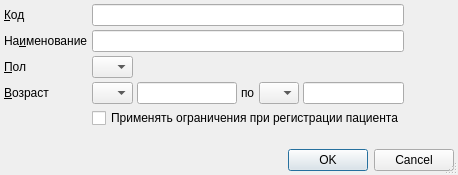
<?xml version="1.0" encoding="UTF-8"?>
<ui version="4.0">
 <class>RBNetEditorDialog</class>
 <widget class="QDialog" name="RBNetEditorDialog">
  <property name="geometry">
   <rect>
    <x>0</x>
    <y>0</y>
    <width>458</width>
    <height>175</height>
   </rect>
  </property>
  <property name="windowTitle">
   <string>ChangeMe!</string>
  </property>
  <property name="sizeGripEnabled">
   <bool>true</bool>
  </property>
  <layout class="QGridLayout">
   <property name="margin">
    <number>4</number>
   </property>
   <property name="spacing">
    <number>4</number>
   </property>
   <item row="2" column="0">
    <widget class="QLabel" name="lblSex">
     <property name="text">
      <string>&amp;Пол</string>
     </property>
     <property name="buddy">
      <cstring>cmbSex</cstring>
     </property>
    </widget>
   </item>
   <item row="1" column="6">
    <spacer>
     <property name="orientation">
      <enum>Qt::Horizontal</enum>
     </property>
     <property name="sizeHint" stdset="0">
      <size>
       <width>221</width>
       <height>20</height>
      </size>
     </property>
    </spacer>
   </item>
   <item row="3" column="1">
    <widget class="QComboBox" name="cmbBegAgeUnit">
     <item>
      <property name="text">
       <string/>
      </property>
     </item>
     <item>
      <property name="text">
       <string>Д</string>
      </property>
     </item>
     <item>
      <property name="text">
       <string>Н</string>
      </property>
     </item>
     <item>
      <property name="text">
       <string>М</string>
      </property>
     </item>
     <item>
      <property name="text">
       <string>Г</string>
      </property>
     </item>
    </widget>
   </item>
   <item row="2" column="1">
    <widget class="QComboBox" name="cmbSex">
     <item>
      <property name="text">
       <string/>
      </property>
     </item>
     <item>
      <property name="text">
       <string>М</string>
      </property>
     </item>
     <item>
      <property name="text">
       <string>Ж</string>
      </property>
     </item>
    </widget>
   </item>
   <item row="3" column="0">
    <widget class="QLabel" name="lblAge">
     <property name="text">
      <string>&amp;Возраст</string>
     </property>
     <property name="buddy">
      <cstring>cmbBegAgeUnit</cstring>
     </property>
    </widget>
   </item>
   <item row="3" column="2">
    <widget class="QLineEdit" name="edtBegAgeCount">
     <property name="inputMask">
      <string>000; </string>
     </property>
     <property name="maxLength">
      <number>3</number>
     </property>
    </widget>
   </item>
   <item row="2" column="2" colspan="5">
    <spacer>
     <property name="orientation">
      <enum>Qt::Horizontal</enum>
     </property>
     <property name="sizeHint" stdset="0">
      <size>
       <width>321</width>
       <height>20</height>
      </size>
     </property>
    </spacer>
   </item>
   <item row="5" column="0">
    <spacer>
     <property name="orientation">
      <enum>Qt::Vertical</enum>
     </property>
     <property name="sizeHint" stdset="0">
      <size>
       <width>20</width>
       <height>71</height>
      </size>
     </property>
    </spacer>
   </item>
   <item row="3" column="5">
    <widget class="QLineEdit" name="edtEndAgeCount">
     <property name="inputMask">
      <string>000; </string>
     </property>
     <property name="maxLength">
      <number>3</number>
     </property>
    </widget>
   </item>
   <item row="3" column="6">
    <spacer>
     <property name="orientation">
      <enum>Qt::Horizontal</enum>
     </property>
     <property name="sizeHint" stdset="0">
      <size>
       <width>151</width>
       <height>20</height>
      </size>
     </property>
    </spacer>
   </item>
   <item row="3" column="3">
    <widget class="QLabel" name="lblAgeSep">
     <property name="text">
      <string>по</string>
     </property>
     <property name="buddy">
      <cstring>cmbEndAgeUnit</cstring>
     </property>
    </widget>
   </item>
   <item row="3" column="4">
    <widget class="QComboBox" name="cmbEndAgeUnit">
     <item>
      <property name="text">
       <string/>
      </property>
     </item>
     <item>
      <property name="text">
       <string>Д</string>
      </property>
     </item>
     <item>
      <property name="text">
       <string>Н</string>
      </property>
     </item>
     <item>
      <property name="text">
       <string>М</string>
      </property>
     </item>
     <item>
      <property name="text">
       <string>Г</string>
      </property>
     </item>
    </widget>
   </item>
   <item row="6" column="0" colspan="7">
    <widget class="QDialogButtonBox" name="buttonBox">
     <property name="orientation">
      <enum>Qt::Horizontal</enum>
     </property>
     <property name="standardButtons">
      <set>QDialogButtonBox::Cancel|QDialogButtonBox::Ok</set>
     </property>
    </widget>
   </item>
   <item row="0" column="0">
    <widget class="QLabel" name="lblCode">
     <property name="text">
      <string>&amp;Код</string>
     </property>
     <property name="buddy">
      <cstring>edtCode</cstring>
     </property>
    </widget>
   </item>
   <item row="0" column="1" colspan="5">
    <widget class="QLineEdit" name="edtCode"/>
   </item>
   <item row="0" column="6">
    <spacer>
     <property name="orientation">
      <enum>Qt::Horizontal</enum>
     </property>
     <property name="sizeHint" stdset="0">
      <size>
       <width>321</width>
       <height>22</height>
      </size>
     </property>
    </spacer>
   </item>
   <item row="1" column="0">
    <widget class="QLabel" name="lblName">
     <property name="text">
      <string>На&amp;именование</string>
     </property>
     <property name="buddy">
      <cstring>edtName</cstring>
     </property>
    </widget>
   </item>
   <item row="1" column="1" colspan="5">
    <widget class="QLineEdit" name="edtName">
     <property name="minimumSize">
      <size>
       <width>200</width>
       <height>0</height>
      </size>
     </property>
    </widget>
   </item>
   <item row="4" column="1" colspan="5">
    <widget class="QCheckBox" name="chkUseInCreateClients">
     <property name="text">
      <string>Применять ограничения при регистрации пациента</string>
     </property>
    </widget>
   </item>
  </layout>
 </widget>
 <tabstops>
  <tabstop>edtCode</tabstop>
  <tabstop>edtName</tabstop>
  <tabstop>cmbSex</tabstop>
  <tabstop>cmbBegAgeUnit</tabstop>
  <tabstop>edtBegAgeCount</tabstop>
  <tabstop>cmbEndAgeUnit</tabstop>
  <tabstop>edtEndAgeCount</tabstop>
  <tabstop>buttonBox</tabstop>
 </tabstops>
 <resources/>
 <connections>
  <connection>
   <sender>buttonBox</sender>
   <signal>accepted()</signal>
   <receiver>RBNetEditorDialog</receiver>
   <slot>accept()</slot>
   <hints>
    <hint type="sourcelabel">
     <x>185</x>
     <y>440</y>
    </hint>
    <hint type="destinationlabel">
     <x>156</x>
     <y>417</y>
    </hint>
   </hints>
  </connection>
  <connection>
   <sender>buttonBox</sender>
   <signal>rejected()</signal>
   <receiver>RBNetEditorDialog</receiver>
   <slot>reject()</slot>
   <hints>
    <hint type="sourcelabel">
     <x>239</x>
     <y>440</y>
    </hint>
    <hint type="destinationlabel">
     <x>311</x>
     <y>411</y>
    </hint>
   </hints>
  </connection>
 </connections>
</ui>
